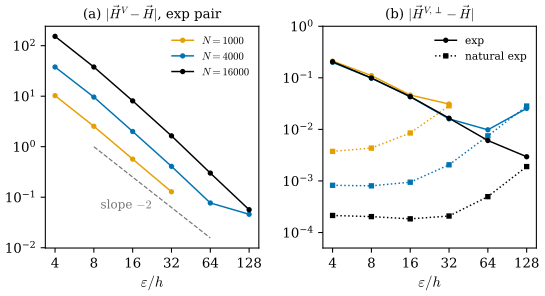

Write the Python code that produced this figure.
"""Figure 47.4.2: how the errors of H^V and H^{V,perp} scale with eps/h and N ([BLM17] Thm 4.5, Thm 4.8).

Ellipse (2 cos t, sin t) (length L = 9.6884), N points t_j = 2 pi (j + n_j)/N with n_j standard normal (seed 12),
exact tangent lines, masses m_j = |gamma'(t_j)| 2 pi / N (so the smooth density is 1 and only the local jitter
remains). h = L/N. The error is the mean over all points of |H(x_j) - H_exact(x_j)|.
(a) H^V with the exp pair (rho, rho), N = 1000, 4000, 16000: at fixed eps/h the error grows like N (curves shift
up by about 4 for each factor 4 in N), as the bound (d_i + |x - z_i|)/eps_i^2 of Thm 4.5 with d_i ~ h allows.
(b) H^{V,perp}: with the exp pair the three curves collapse onto one curve of eps/h (slope about -1), as the bound
(d_1 + d_2 + |x - z|)/eps of Thm 4.8 with d_1 ~ h, d_2 = 0 suggests; with the natural exp pair (Section 47.5) the
error is far smaller and flat until the smoothing bias O(eps^2) takes over.

Run from the project root: PYTHONPATH=tools python3 chapters/47-paper-varifold-approximation/figures/fig-47-4-2-convergence-rates.py
"""
import os

for _k in ("OMP_NUM_THREADS", "OPENBLAS_NUM_THREADS", "MKL_NUM_THREADS"):
    os.environ.setdefault(_k, "4")  # keep BLAS from using every core

import sys
from pathlib import Path

import numpy as np

sys.path.insert(0, str(Path(__file__).resolve().parents[1] / "lib"))
import dgfig  # noqa: E402

dgfig.setup()
import matplotlib.pyplot as plt  # noqa: E402

import var47 as v  # noqa: E402

C = dgfig.COLORS
K = v.pairs(2)


def shape(t):
    return v.ellipse(t, 2.0, 1.0)


L = v.curve_length(shape)
Ns = (1000, 4000, 16000)
F = np.array([4, 8, 16, 32, 64, 128])
res = {}
for N in Ns:
    rng = np.random.default_rng(12)
    t = 2 * np.pi * (np.arange(N) + rng.standard_normal(N)) / N
    X, T, Hx = shape(t)
    P = v.proj_from_tangent(T)
    m = np.sqrt(4 * np.sin(t) ** 2 + np.cos(t) ** 2) * 2 * np.pi / N
    h = L / N
    for f in F:
        eps = f * h
        if eps > 0.4:
            continue
        H, Hp, _ = v.amc(X, P, m, eps, K["exp"], 1)
        Hn, Hpn, _ = v.amc(X, P, m, eps, K["natural exp"], 1)
        err = lambda A: float(np.linalg.norm(A - Hx, axis=1).mean())
        res[(N, f)] = (err(H), err(Hp), err(Hpn))

cols = {1000: C["accent"], 4000: C["tangent"], 16000: C["main"]}
fig, axes = plt.subplots(1, 2, figsize=(6.6, 3.0), gridspec_kw={"wspace": 0.3})
for N in Ns:
    ff = [f for f in F if (N, f) in res]
    e = np.array([res[(N, f)] for f in ff])
    axes[0].loglog(ff, e[:, 0], "o-", color=cols[N], ms=3, lw=1.1, label=f"$N = {N}$")
    axes[1].loglog(ff, e[:, 1], "o-", color=cols[N], ms=3, lw=1.1)
    axes[1].loglog(ff, e[:, 2], "s:", color=cols[N], ms=3, lw=1.1)
x0 = np.array([8.0, 64.0])
axes[0].loglog(x0, 1.0 * (x0 / 8) ** -2, "--", color=C["aux"], lw=0.9)
axes[0].text(9, 0.06, "slope $-2$", fontsize=9, color=C["aux"])
axes[0].set_title(r"(a) $|\vec H^V - \vec H|$, exp pair", fontsize=10)
axes[1].set_title(r"(b) $|\vec H^{V,\perp} - \vec H|$", fontsize=10)
for ax in axes:
    ax.set_xlabel(r"$\varepsilon / h$")
    ax.set_xticks(list(F))
    ax.set_xticklabels([str(f) for f in F])
    ax.minorticks_off()
axes[0].legend(frameon=False, fontsize=8, loc="upper right")
axes[1].plot([], [], "o-", color=C["main"], ms=3, lw=1.1, label="exp")
axes[1].plot([], [], "s:", color=C["main"], ms=3, lw=1.1, label="natural exp")
axes[1].legend(frameon=False, fontsize=8, loc="upper right")
axes[1].set_ylim(5e-5, 1.0)

# checks quoted in Section 47.4
r = lambda N, f, k: res[(N, f)][k]
assert 3.0 < r(4000, 16, 0) / r(1000, 16, 0) < 5.0 and 3.0 < r(16000, 16, 0) / r(4000, 16, 0) < 5.0
assert all(abs(np.log(r(N, 16, 1) / r(4000, 16, 1))) < 0.15 for N in Ns)          # collapse in eps/h
assert r(16000, 16, 2) < 5e-4 and r(16000, 16, 1) > 40 * r(16000, 16, 2)
dgfig.save(fig, __file__)
for key in sorted(res):
    print(key, ["%.3g" % x for x in res[key]])
